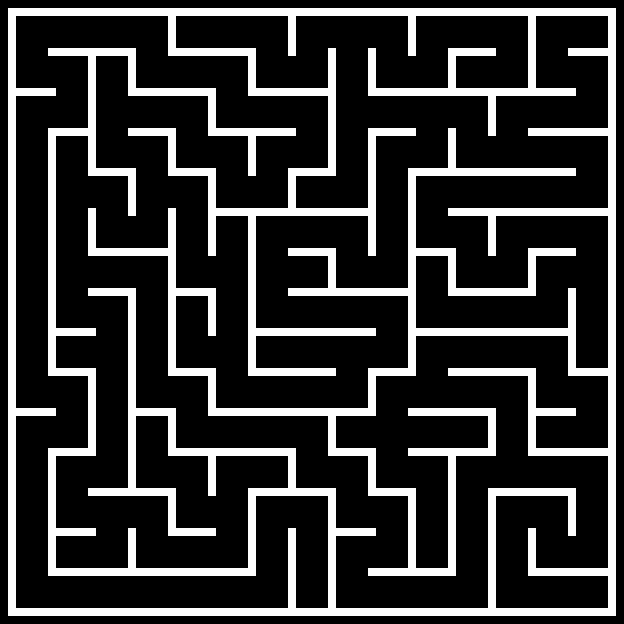

Tiled map render using the project's own tile images. Description and the map definition, with tile-layer contents summarised, below:
An orthogonal 78x78 tile map with 8x8 px tiles, 1 tile layer (Background) and 118 objects (4x Painter, Player, Checkpoint).

<map version="1.10" tiledversion="1.10.2" orientation="orthogonal" renderorder="right-down" width="78" height="78" tilewidth="8" tileheight="8" infinite="0" nextlayerid="4" nextobjectid="125">
 <tileset firstgid="1" source="Mazeball.tsx" />
 <layer id="1" name="Background" width="78" height="78">
  <data>[6084 cells, 1280 non-empty, 1 distinct tile ids]</data>
 </layer>
 <objectgroup id="2" name="Spawnpoints">
  <object id="118" name="Player" type="Player" x="297.25" y="17" width="30" height="30" />
  <object id="119" name="Painter" type="Painter" x="577" y="17.25" width="30" height="30">
   <properties>
    <property name="colour" value="Green" />
   </properties>
  </object>
  <object id="120" name="Painter" type="Painter" x="297.5" y="177" width="30" height="30">
   <properties>
    <property name="colour" value="Blue" />
   </properties>
  </object>
  <object id="121" name="Painter" type="Painter" x="137.25" y="417.25" width="30" height="30">
   <properties>
    <property name="colour" value="Yellow" />
   </properties>
  </object>
  <object id="122" name="Painter" type="Painter" x="538" y="417" width="30" height="30">
   <properties>
    <property name="colour" value="Red" />
   </properties>
  </object>
  <object id="124" name="Checkpoint" type="Checkpoint" x="296.25" y="594">
   <polygon points="0,0 32.25,-0.25 31.75,14.5 0.25,14" />
  </object>
 </objectgroup>
 <objectgroup id="3" name="Walls">
  <object id="2" x="8.5" y="8">
   <polygon points="0,0 607.5,0.25 607.25,8.25 0,7.5" />
  </object>
  <object id="4" x="8.25" y="16.25">
   <polygon points="0,0 7.75,-0.25 7.25,591.75 0,591.5" />
  </object>
  <object id="5" x="8.5" y="608.25">
   <polygon points="0,0 0,7.5 607,7.75 607.25,0" />
  </object>
  <object id="6" x="608.25" y="608.25">
   <polygon points="0,0 7.5,-0.5 7.5,-591.5 0,-591.5" />
  </object>
  <object id="7" x="488.5" y="488.75">
   <polygon points="0,0 87,0 87.5,7.25 -0.5,6.75" />
  </object>
  <object id="8" x="488.25" y="496.25">
   <polygon points="0,0 7.75,0.5 7.5,111.5 0.25,111.25" />
  </object>
  <object id="9" x="528.25" y="528.25">
   <polygon points="0,0 7.75,0 7.25,39.25 0,39.5" />
  </object>
  <object id="10" x="568.25" y="496.5">
   <polygon points="0,0 7.75,0.25 7.5,39.25 0,39.25" />
  </object>
  <object id="11" x="528.5" y="568.25">
   <polygon points="0,0 79,0 79.25,7.5 -0.25,7.75" />
  </object>
  <object id="12" x="368.25" y="568.25">
   <polygon points="0,0 87.5,0.5 87.5,7.75 0.25,7.5" />
  </object>
  <object id="13" x="336" y="528">
   <polygon points="0,0 39.75,0.5 39.75,8 0,8" />
  </object>
  <object id="14" x="408.25" y="496.25">
   <polygon points="0,0 7.25,0.25 8,71 0.25,71.25" />
  </object>
  <object id="15" x="368.5" y="488.25">
   <polygon points="0,0 47,0 47,7.5 -0.5,7.5" />
  </object>
  <object id="16" x="328" y="496.5">
   <polygon points="0,0 7.75,0 8.25,111.75 0.5,111.5" />
  </object>
  <object id="17" x="288" y="528.75">
   <polygon points="0,0 7.5,0 7.25,78.75 0,78.5" />
  </object>
  <object id="18" x="448.75" y="567.75">
   <polygon points="0,0 7,0 7,-111.25 -0.5,-111" />
  </object>
  <object id="19" x="248.25" y="488.5">
   <polygon points="0,0 87.75,0 87.75,7.25 0.25,7.5" />
  </object>
  <object id="20" x="248.5" y="496.75">
   <polygon points="0,0 7.25,0 7.25,70.75 0,70.75" />
  </object>
  <object id="21" x="128.25" y="529">
   <polygon points="0,0 7.5,-0.25 7.25,38.25 0,38.5" />
  </object>
  <object id="22" x="168" y="528.5">
   <polygon points="0,0 48,0 48,7 0.75,7" />
  </object>
  <object id="23" x="88.5" y="488">
   <polygon points="0,0 87.5,0.25 87.25,8 0,7.75" />
  </object>
  <object id="24" x="168.25" y="496.75">
   <polygon points="0,0 7.75,0.25 7.5,31.25 0.25,31" />
  </object>
  <object id="25" x="208.5" y="495.25">
   <polygon points="0,0 7.5,0.25 7.5,-39 -0.5,-38.5" />
  </object>
  <object id="26" x="48.25" y="568.5">
   <polygon points="0,0 207.5,-0.25 207.5,6.75 -0.25,7" />
  </object>
  <object id="27" x="48" y="567.25">
   <polygon points="0,0 7.75,0.25 8.25,-111 0,-111.25" />
  </object>
  <object id="28" x="56.5" y="528.75">
   <polygon points="0,0 39.5,-0.25 39,7 0,6.75" />
  </object>
  <object id="29" x="16.5" y="408.25">
   <polygon points="0,0 39.25,-0.25 39,7.25 -0.75,7.5" />
  </object>
  <object id="30" x="48.5" y="448.75">
   <polygon points="0,0 47.25,-0.25 47.5,6.75 -0.75,7.25" />
  </object>
  <object id="31" x="88.5" y="376.5">
   <polygon points="0,0 7.25,0 7.5,71.25 -0.25,71.25" />
  </object>
  <object id="32" x="48.25" y="368.5">
   <polygon points="0,0 47.75,0 47.75,7.5 0,6.75" />
  </object>
  <object id="33" x="128.75" y="487">
   <polygon points="0,0 7.25,0.25 7.25,-190.5 -0.75,-190.75" />
  </object>
  <object id="34" x="136.75" y="408.25">
   <polygon points="0,0 39.5,0 38.75,7.75 -0.5,7.25" />
  </object>
  <object id="35" x="168.5" y="417">
   <polygon points="0,0 7.25,-0.25 7.75,30.75 0.25,30.75" />
  </object>
  <object id="36" x="168.25" y="448.5">
   <polygon points="0,0 127.5,-0.25 127.5,7.25 -0.25,6.75" />
  </object>
  <object id="37" x="208.5" y="408.25">
   <polygon points="0,0 7.5,-0.5 7.5,-32 -0.25,-32" />
  </object>
  <object id="38" x="168.25" y="368.25">
   <polygon points="0,0 47.5,0 47.5,8 0.25,7.25" />
  </object>
  <object id="39" x="288.75" y="456.75">
   <polygon points="0,0 7,-0.5 7,30.75 -0.25,31" />
  </object>
  <object id="40" x="208" y="408.5">
   <polygon points="0,0 0,7.5 167.75,7.25 167.75,0.25" />
  </object>
  <object id="41" x="328.25" y="417">
   <polygon points="0,0 7.75,0 7.5,31 0.25,30.75" />
  </object>
  <object id="42" x="328" y="448.25">
   <polygon points="0,0 47.5,0.5 47.5,7.5 0.5,7.75" />
  </object>
  <object id="43" x="368.5" y="456.75">
   <polygon points="0,0 7,-0.25 7,30.25 -0.5,30.75" />
  </object>
  <object id="44" x="248.5" y="368.25">
   <polygon points="0,0 87,0 87.5,7.25 0,7.5" />
  </object>
  <object id="45" x="368" y="376">
   <polygon points="0,0 8,0.5 8,32.25 0.25,32" />
  </object>
  <object id="46" x="368" y="368.75">
   <polygon points="0,0 48,0 47.75,6.75 0.25,6.75" />
  </object>
  <object id="47" x="408.5" y="448.5">
   <polygon points="0,0 87,-0.25 87.25,7 0,7.25" />
  </object>
  <object id="48" x="408.25" y="408.75">
   <polygon points="0,0 87.5,0 87.5,6.5 0.25,6.75" />
  </object>
  <object id="49" x="487.75" y="416">
   <polygon points="0,0 8,0 8,32 0.75,31.75" />
  </object>
  <object id="50" x="448" y="368.5">
   <polygon points="0,0 88,-0.25 87.75,7.25 0.25,7.5" />
  </object>
  <object id="51" x="528.25" y="376.75">
   <polygon points="0,0 7.25,-0.25 8,71.25 0.25,71" />
  </object>
  <object id="52" x="536.75" y="408.25">
   <polygon points="0,0 39,0.25 39,7.25 0,7.5" />
  </object>
  <object id="53" x="528.5" y="448.75">
   <polygon points="0,0 79,-0.25 79,6.75 -0.25,7" />
  </object>
  <object id="54" x="568.5" y="368.25">
   <polygon points="0,0 39,0 38.75,8 -0.5,7.25" />
  </object>
  <object id="55" x="568.25" y="288.25">
   <polygon points="0,0 7.25,-0.25 7.25,78.75 0.25,79.25" />
  </object>
  <object id="56" x="416.75" y="328.5">
   <polygon points="0,0 151,-0.25 151,7.25 -0.25,7" />
  </object>
  <object id="57" x="408.25" y="368.25">
   <polygon points="0,0 7.5,-0.5 7.75,-191.75 0,-192" />
  </object>
  <object id="59" x="448.5" y="287.75">
   <polygon points="0,0 87.25,1.25 87.25,7.75 0,8" />
  </object>
  <object id="60" x="528.5" y="288">
   <polygon points="0,0 7,-0.5 7,-31.75 -0.5,-31.75" />
  </object>
  <object id="61" x="528.75" y="248.5">
   <polygon points="0,0 46.75,0.5 46.75,7.5 0,7.25" />
  </object>
  <object id="62" x="448.5" y="286.75">
   <polygon points="0,0 7.5,0 7,-30.5 -0.25,-30.5" />
  </object>
  </objectgroup>
</map>
<!-- 53 of 118 objects omitted -->
